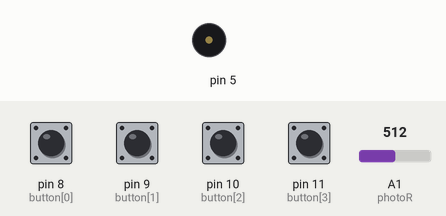
This sketch was run on a simulated Arduino Uno, built with avr-gcc and run on an emulated ATmega328P. Parts: buzzer (waves = sounding). The test bench sets the inputs (shaded band); at power-on: pin 8 (button[0]), pin 9 (button[1]), pin 10 (button[2]), pin 11 (button[3]) HIGH, A1 (photoR) = 512.

Above: at 1.2 s.
1.3 s: pin 8 (button[0]) pulled LOW for 0.15 s
At 1.42 s:
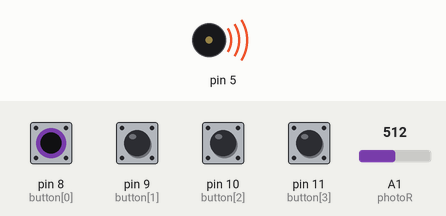
Timing chart, 0 to 4.3 s (numbered marks = the images above; inputs shaded):
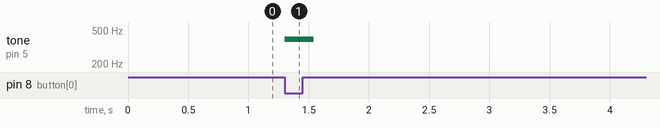

The sketch:

minipiano.ino
```cpp
#define NOTE_C4  262
#define NOTE_D4  294
#define NOTE_E4  330
#define NOTE_F4  349
#define NOTE_G4  392
#define NOTE_A4  440
#define NOTE_B4  494
#define NOTE_C5  523

int melody[] = {NOTE_C4, NOTE_D4, NOTE_E4, NOTE_F4,
        NOTE_G4, NOTE_A4, NOTE_B4, NOTE_C5};
int button[] = {8, 9, 10, 11};
int photoR = A1;

void setup() {
  pinMode(5, OUTPUT);  //buzzer는 5번 핀에 연결
  pinMode(A1, INPUT);  //빛센서
  for(int i = 0; i < 4; i++){
    pinMode(button[i], INPUT_PULLUP);  //버튼
  }
}

void loop() {
  int photoVal = analogRead(photoR);
  if(photoVal < 500){  //빛센서 값이 500 미만이면
    for(int i = 0; i < 4; i++){
      if(digitalRead(button[i])==0){
        tone(5, melody[i], 100);  //도, 레, 미, 파
      }
    }
  }
  else{
    for(int i = 0; i < 4; i++){
      if(digitalRead(button[i])==0){
        tone(5, melody[i+4], 100);  //솔, 라, 시, 도
      }
    }
  }
}
```

Measured:
- after the input at 1.3 s, tone on pin 5: silent → 392 Hz at once, → silent 0.24 s later
